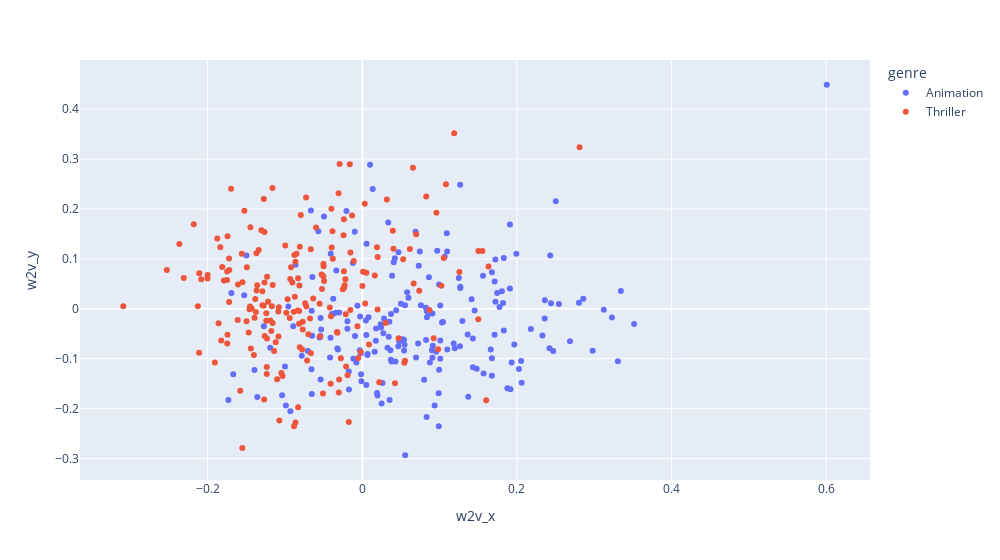
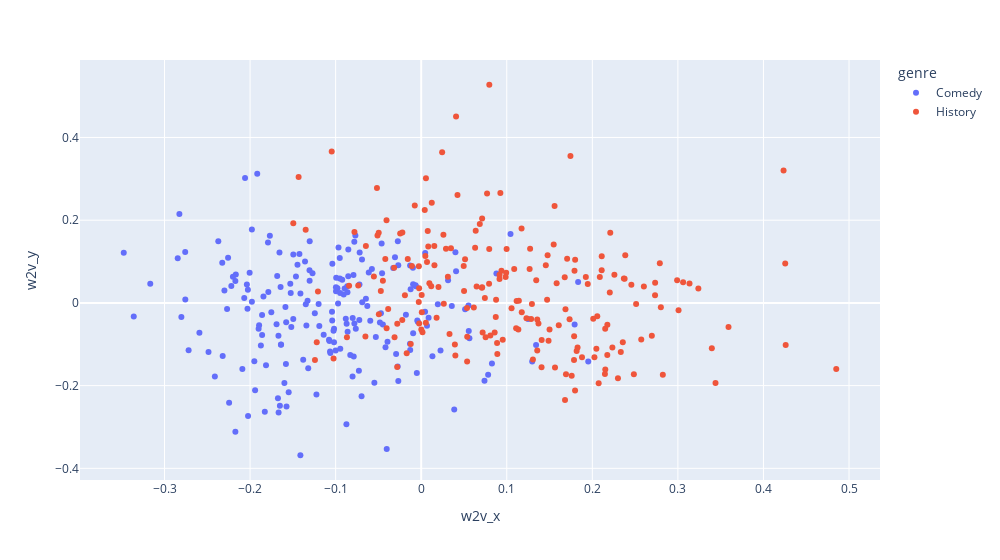

The code cell stored with these charts, in order, in its notebook:
### Code cell
from sklearn.decomposition import PCA
import plotly.express as px

def get_movies_by_genre(genre: str, topn=10):
    movies_in_genre = movies[movies["genres"].apply(lambda x: genre in x)]
    top = movies_in_genre.sort_values(by=['vote_count', 'vote_average'], ascending=False).head(topn)
    top["genre"] = genre

    return top

def plot_similarities(genres):
    movies_for_plot = pd.concat([get_movies_by_genre(genre, 200) for genre in genres])

    #[["title", "overview", "genres", "vote_count", "vote_average"]]

    pca = PCA(2)
    
    m_2d_vec = pca.fit_transform(movies_for_plot["w2v"].to_list())
    movies_for_plot["w2v_x"] = m_2d_vec[:,0]
    movies_for_plot["w2v_y"] = m_2d_vec[:,1]
    
    fig = px.scatter(movies_for_plot, x="w2v_x", y="w2v_y", color="genre", hover_name="title", hover_data=["genres"], width=1000)
    fig.show()

plot_similarities(["Animation", "Thriller"])
plot_similarities(["Comedy", "History"])

### Figure 1 — Plotly figure (JSON) as saved in the notebook; plotly's stock layout.template omitted (floating-point values rounded to 4 significant figures; data arrays with more than 128 entries replaced by an {"elided": "..."} marker saying what was removed)
{"data": [{"customdata": {"elided": "200 rows, 722 str values in total"}, "hovertemplate": "<b>%{hovertext}</b><br><br>genre=Animation<br>w2v_x=%{x}<br>w2v_y=%{y}<br>genres=%{customdata[0]}<extra></extra>", "hovertext": {"elided": "200 str values"}, "legendgroup": "Animation", "marker": {"color": "#636efa", "symbol": "circle"}, "mode": "markers", "name": "Animation", "orientation": "v", "showlegend": true, "type": "scatter", "x": {"elided": "200 float values"}, "xaxis": "x", "y": {"elided": "200 float values"}, "yaxis": "y"}, {"customdata": {"elided": "200 rows, 644 str values in total"}, "hovertemplate": "<b>%{hovertext}</b><br><br>genre=Thriller<br>w2v_x=%{x}<br>w2v_y=%{y}<br>genres=%{customdata[0]}<extra></extra>", "hovertext": {"elided": "200 str values"}, "legendgroup": "Thriller", "marker": {"color": "#EF553B", "symbol": "circle"}, "mode": "markers", "name": "Thriller", "orientation": "v", "showlegend": true, "type": "scatter", "x": {"elided": "200 float values"}, "xaxis": "x", "y": {"elided": "200 float values"}, "yaxis": "y"}], "layout": {"legend": {"title": {"text": "genre"}, "tracegroupgap": 0}, "margin": {"t": 60}, "width": 1000, "xaxis": {"anchor": "y", "domain": [0, 1], "title": {"text": "w2v_x"}}, "yaxis": {"anchor": "x", "domain": [0, 1], "title": {"text": "w2v_y"}}}}

### Figure 2 — Plotly figure (JSON) as saved in the notebook; plotly's stock layout.template omitted (floating-point values rounded to 4 significant figures; data arrays with more than 128 entries replaced by an {"elided": "..."} marker saying what was removed)
{"data": [{"customdata": {"elided": "200 rows, 610 str values in total"}, "hovertemplate": "<b>%{hovertext}</b><br><br>genre=Comedy<br>w2v_x=%{x}<br>w2v_y=%{y}<br>genres=%{customdata[0]}<extra></extra>", "hovertext": {"elided": "200 str values"}, "legendgroup": "Comedy", "marker": {"color": "#636efa", "symbol": "circle"}, "mode": "markers", "name": "Comedy", "orientation": "v", "showlegend": true, "type": "scatter", "x": {"elided": "200 float values"}, "xaxis": "x", "y": {"elided": "200 float values"}, "yaxis": "y"}, {"customdata": {"elided": "200 rows, 625 str values in total"}, "hovertemplate": "<b>%{hovertext}</b><br><br>genre=History<br>w2v_x=%{x}<br>w2v_y=%{y}<br>genres=%{customdata[0]}<extra></extra>", "hovertext": {"elided": "200 str values"}, "legendgroup": "History", "marker": {"color": "#EF553B", "symbol": "circle"}, "mode": "markers", "name": "History", "orientation": "v", "showlegend": true, "type": "scatter", "x": {"elided": "200 float values"}, "xaxis": "x", "y": {"elided": "200 float values"}, "yaxis": "y"}], "layout": {"legend": {"title": {"text": "genre"}, "tracegroupgap": 0}, "margin": {"t": 60}, "width": 1000, "xaxis": {"anchor": "y", "domain": [0, 1], "title": {"text": "w2v_x"}}, "yaxis": {"anchor": "x", "domain": [0, 1], "title": {"text": "w2v_y"}}}}
